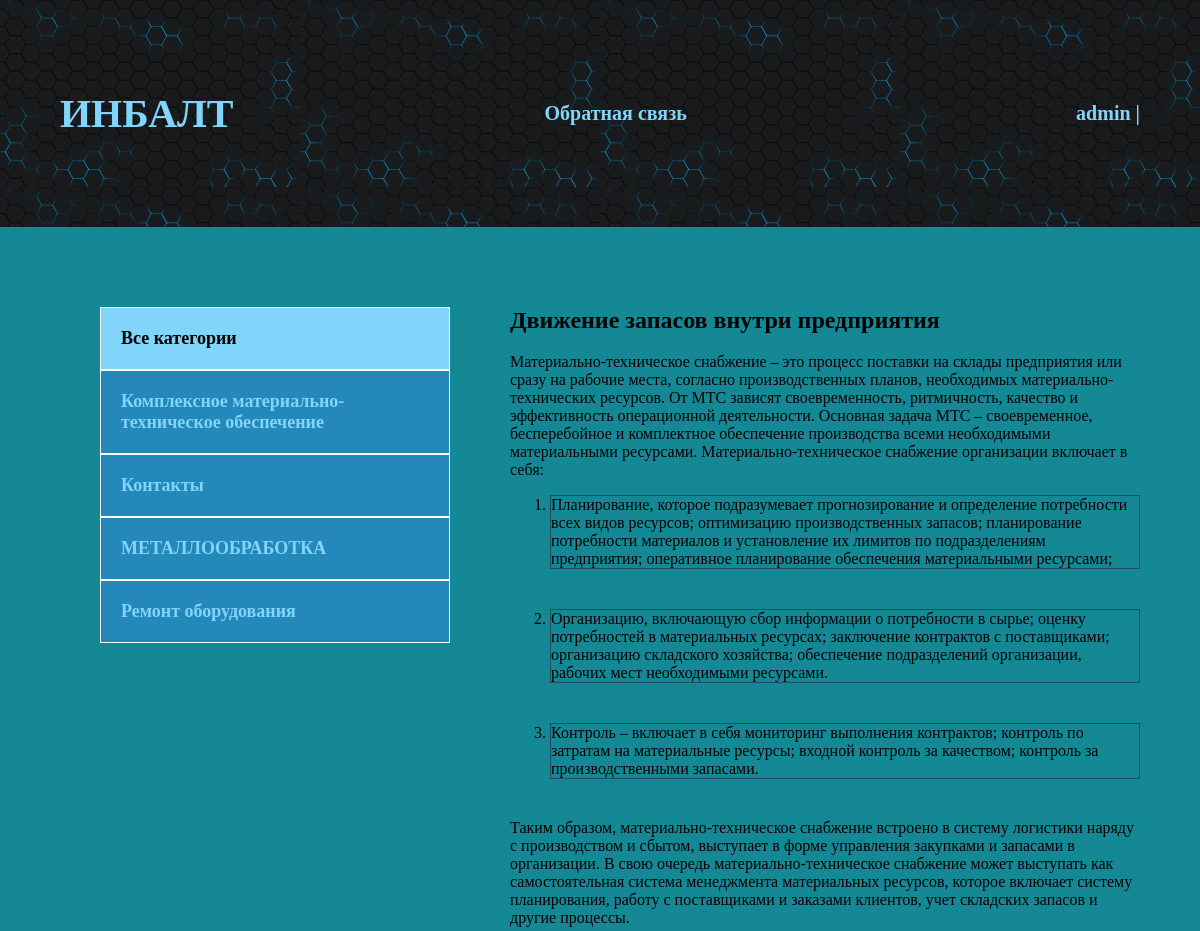
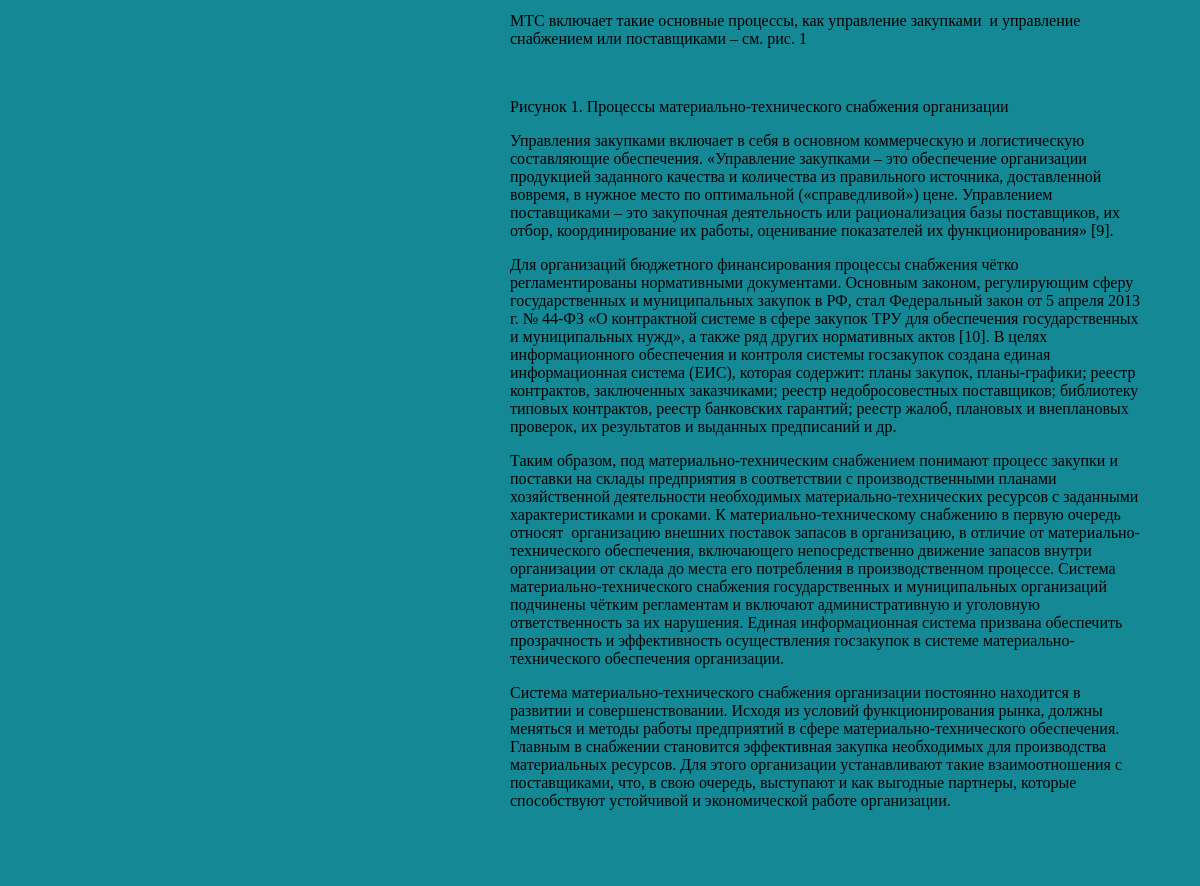
The page /post/Inventory-movement-within-the-enterprise/ (signed in) on the database its author committed (2 pictures, top to bottom).
### blog/models.py (models this page shows, shortened)
class Category(models.Model):
    name = models.CharField(max_length=255, verbose_name='Категория')
    slug = models.SlugField(max_length=255, unique=True, verbose_name='URL')
    def get_absolute_url(self):
        return reverse('category', kwargs={'cat_slug': self.slug})
    class Meta:
        verbose_name = "Категорию"
        verbose_name_plural = "Категории"

class Blog(models.Model):
    title = models.CharField(max_length=255, verbose_name='Название')
    slug = models.SlugField(max_length=255, unique=True, verbose_name='URL')
    content = models.TextField(blank=True, verbose_name='Контент')
    photo = models.ImageField(upload_to="photos/%Y/%m/%d/", blank=True, verbose_name='Фото')
    time_created = models.DateTimeField(auto_now_add=True, verbose_name='Дата публикации')
    time_update = models.DateTimeField(auto_now=True, verbose_name='Дата обновления')
    is_published = models.BooleanField(default=True, verbose_name='Опубликовано')
    cat = models.ForeignKey('Category', on_delete=models.PROTECT, verbose_name='Категория')
    def __str__(self):
        return self.title
    class Meta:
        verbose_name = "Новость"
        verbose_name_plural = "Новости"
        ordering = ['-time_created']

### blog/views.py (the view)
# urls.py: path('post/<slug:post_slug>/', ShowPost.as_view(), name='post'),
class ShowPost(DataMixin, DetailView):
    model = Blog
    template_name = "blog/post.html"
    slug_url_kwarg = 'post_slug'
    context_object_name = 'post'
    def get_context_data(self, *, object_list=None, **kwargs):
        context = super().get_context_data(**kwargs)
        c_def = self.get_user_context(title=context['post'])
        return dict(list(context.items()) + list(c_def.items()))

### blog/utils.py (called while the page is built)
    def get_user_context(self, **kwargs):
        context = kwargs
        cats = Category.objects.annotate(Count('blog'))
        user_menu = menu.copy()
        if not self.request.user.is_authenticated:
            user_menu.pop(0)
        context['menu'] = user_menu
        context['cats'] = cats
        if 'cat_selected' not in context:
            context['cat_selected'] = 0
        return context

### blog/templates/blog/post.html (shortened to what this page needs)
{% extends 'blog/base.html' %}
{% block content %}
<div class="post">
    <h2>{{ post.title }}</h2>
    {{post.content|safe}}
</div>
{% endblock %}

### blog/templates/blog/base.html (shortened to what this page needs)
<!DOCTYPE html>
{% load blog_tags %}
{% load static %}
<html lang="en">
<head>
    <link rel="stylesheet" href="{% static 'css/style.css' %}">
</head>
<body>
    <div class="header">
        <div class="wrap">
          <ul class="mainmenu">
              <li class="ИНБАЛТ"><a href="{% url 'index' %}"><h1>ИНБАЛТ</h1></a></li>
              {% for m in menu %}
              <li class="last"><a href="{% url m.url_name %}">{{ m.title }}</a></li>
              {% endfor %}
              {% if request.user.is_authenticated %}
              <li class="last">{{ user.username }} | <a href="{% url 'logout' %}"></a></li>
              {% endif %}
          </ul>
        </div>
    </div>
    <div class="content">
        <div class="wrap">
          <div class="sidebar">
                <ul>
                    {% if cat_selected == 0 %}
                    <li class="selected">Все категории</li>
                    {% else %}
                    <li><a href="{% url 'index' %}">Все категории</a></li>
                    {% endif %}
                    {% for c in cats %}
                        {% if c.blog__count > 0 %}
                            {% if c.pk == cat_selected %}
                            <li class="selected">{{ c.name }}</li>
                            {% else %}
                            <li><a href="{{ c.get_absolute_url }}">{{ c.name }}</a></li>
                            {% endif %}
                        {% endif %}
                    {% endfor %}
                </ul>
          </div>
          <div class="main">
              {% block content %}
              {% endblock %}
          </div>
        </div>
    </div>
</body>

### blog/static/css/style.css (style rules this page uses)
body { margin: 0; padding: 0; background: url(static/blog/Phon.jpg); background-attachment: fixed; font-family: Times New Roman, Geneva, Tahoma, sans-serif; }
.wrap { max-width: 1400px; margin: 0 auto; text-decoration: #134c69; }
.content .wrap { background: #158895; padding: 60px; box-sizing: border-box; display: flex; }
ul { list-style: none; }
a { color: #81d4fa; text-decoration: none; padding: 20px; }
.header { background: #6b616108; padding: 20px; }
.mainmenu { display: flex; align-items: center; font-size: 20px; font-weight: bold; justify-content: space-between; }
.last { flex-basis: 30%; text-align: right; color: #81d4fa; }
.sidebar ul { width: 350px; margin-right: 60px; margin-top: 20px; }
.sidebar a { padding: 20px; display: block; border: 1px solid #FFF; background: #2488ba; font-weight: bold; font-size: 18px; }
.selected { font-size: 18px; padding: 20px; border: 1px solid #FFF; font-weight: bold; background: #81d4fa; }
.main li { border: 1px solid #264b5d; margin-bottom: 40px; }
.post { font-size: 16px; }
.last a { display: inline; }

### blog/templates/blog/base.html (style rules this page uses)
body { background:url(static/blog/Phon.jpg) }

### rows shown on the page
Category: name "Комплексное материально-техническое обеспечение"
Category: name "Контакты"
Category: name "МЕТАЛЛООБРАБОТКА"
Category: name "Ремонт оборудования"
Blog: title "Движение запасов внутри предприятия", content "Материально-техническое снабжение – это процесс поставки на склады предприятия или сразу на рабочие места, согласно производственных планов, необходимых материально-технических ресурсов. От МТС зависят своевременность, ритмичность, качество и эффективность операционной деятельности. Основная задача МТС – своевременное, бесперебойное и комплектное обеспечение производства всеми необходимыми материальными ресурсами. Материально-техническое снабжение организации включает в себя: Планирование, которое подразумевает прогнозирование и определение потребности всех видов ресурсов; оптимизацию производственных запасов; планирование потребности материалов и установление их лимитов по подразделениям…"

### other values the page prints
{{ m.title }} "Обратная связь"
{{ user.username }} "admin"
